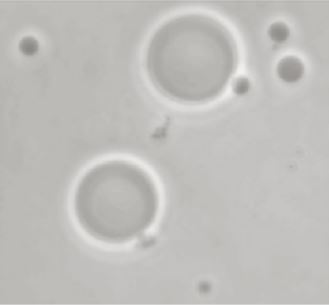
#> input picture 8/2/img/paopao.jpg, 329 x 305 px, found by its file name
$ python 1.py
#> lines starting #> are read from the running program, lines starting #| are printed output that depends on the picture; after the words box and inside, x2 and y2 are one past the last pixel; in counts of white or black regions, pixels touching at a corner belong together
import cv2 as cv
import matplotlib.pyplot as plt
import numpy as np

plt.rcParams["font.sans-serif"] = ["SimSun"]

img = cv.imread(r"img\paopao.jpg", cv.IMREAD_GRAYSCALE)
#> img: shape (305, 329); min 136, max 243, mean 190.7
G1 = np.zeros(img.shape, np.uint8)
G2 = np.zeros(img.shape, np.uint8)
T1 = np.mean(img)  # type: ignore
#> T1 = 190.7
diff = 255
T0 = 0.01
while diff > T0:
    _, G1 = cv.threshold(img, T1, 255, cv.THRESH_TOZERO_INV)
    _, G2 = cv.threshold(img, T1, 255, cv.THRESH_TOZERO)
    loc1 = np.where(G1 > 0.001)  # type: ignore
    loc2 = np.where(G2 > 0.001)  # type: ignore
    ave1 = np.mean(G1[loc1])  # type: ignore
    ave2 = np.mean(G2[loc2])  # type: ignore
    T2 = (ave1 + ave2) / 2
    diff = np.abs(T1 - T2)
    T1 = T2
#> this loop made 2 passes
#> (loc1, loc2, ave1, ave2, T2, diff, T1) on passes 1 to 2: (48051 positions, rows 0 to 303, columns 0 to 328, 52294 positions, rows 0 to 304, columns 0 to 328, 184, 196.8, 190.4, 0.269, 190.4), (48051 positions, rows 0 to 303, columns 0 to 328, 52294 positions, rows 0 to 304, columns 0 to 328, 184, 196.8, 190.4, 0, 190.4)
#> pass 1, `_, G1 = cv.threshold(img, T1, 255, cv.THRESH_TOZERO_INV)`:
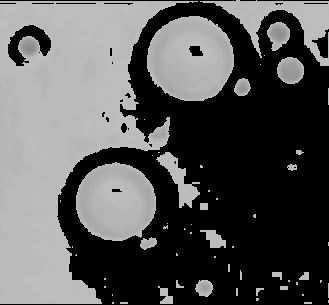
#> G1: shape (305, 329); min 0, max 190, mean 88.1
#> pass 1, `_, G2 = cv.threshold(img, T1, 255, cv.THRESH_TOZERO)`:
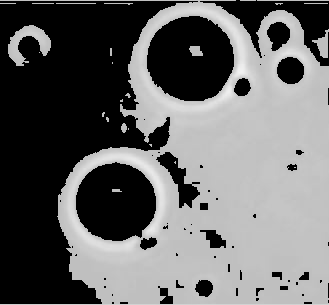
#> G2: shape (305, 329); min 0, max 243, mean 102.5
_, img_result = cv.threshold(img, T1, 255, cv.THRESH_BINARY)
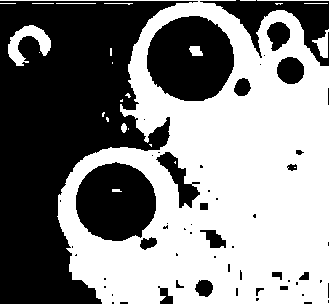
#> img_result: shape (305, 329); 52.1% white; 58 black regions (38 under 20 px), largest, box (x1, y1, x2, y2) and area: (0, 1, 198, 304) 31167, (147, 16, 234, 101) 5700, (76, 162, 156, 241) 4905
plt.figure()
plt.subplot(121)
plt.axis("off")
plt.imshow(img, cmap="gray")
plt.title("原灰度图像")
plt.subplot(122)
plt.axis("off")
plt.imshow(img_result, cmap="gray")
plt.title("迭代全阈值分割二值图像")
plt.tight_layout()
plt.show()
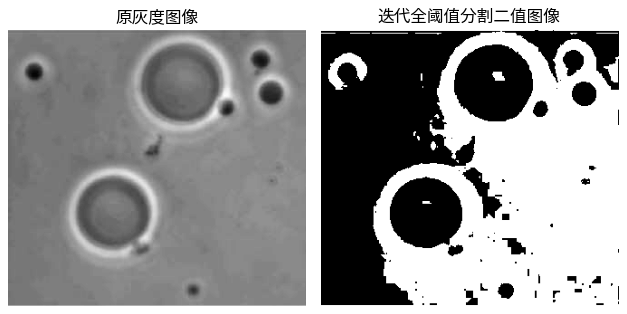
#> figure drawn by matplotlib, 2 panels
